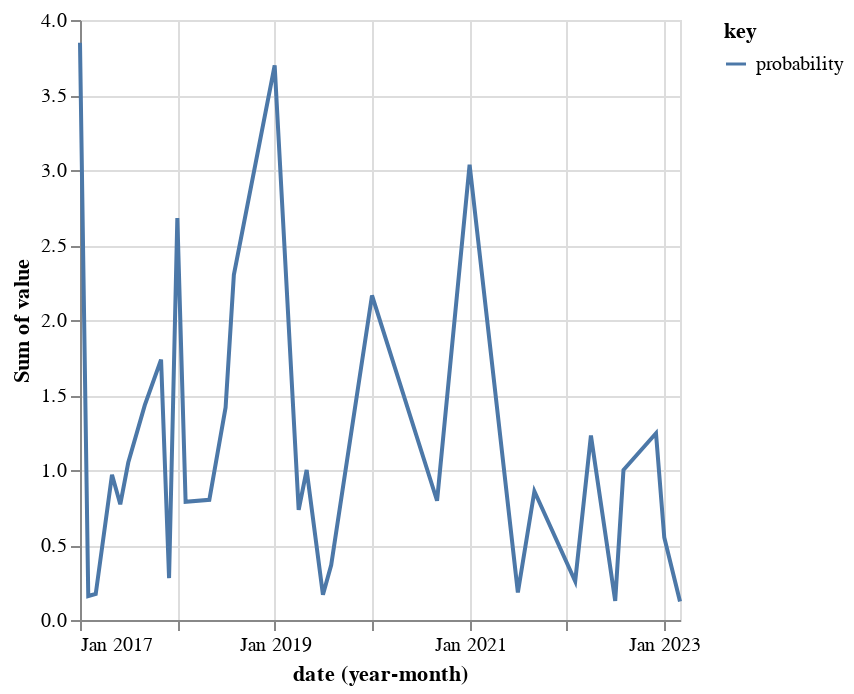

Write notebook code for a chart like this one.
### Code cell
alt.Chart(df_month_21).mark_line().transform_fold(
    ['probability']
).encode(
    x = 'yearmonth(date):T',
    y = 'sum(value):Q',
    color='key:N'
)

### Figure 1 — Vega-Lite specification as saved in the notebook (floating-point values rounded to 4 significant figures)
{"config": {"view": {"continuousWidth": 300, "continuousHeight": 300}}, "data": {"name": "data-46094b644ad68ce79de3406333b4af81"}, "mark": {"type": "line"}, "encoding": {"color": {"field": "key", "type": "nominal"}, "x": {"field": "date", "timeUnit": "yearmonth", "type": "temporal"}, "y": {"aggregate": "sum", "field": "value", "type": "quantitative"}}, "transform": [{"fold": ["probability"]}], "$schema": "https://vega.github.io/schema/vega-lite/v5.8.0.json", "datasets": {"data-46094b644ad68ce79de3406333b4af81": [{"cluster": 12, "probability": 0.7389, "publication_date": "2017-01-01", "date": "2017-01-01T00:00:00"}, {"cluster": 12, "probability": 0.8015, "publication_date": "2017-01-01", "date": "2017-01-01T00:00:00"}, {"cluster": 12, "probability": 0.8015, "publication_date": "2017-01-01", "date": "2017-01-01T00:00:00"}, {"cluster": 12, "probability": 0.5172, "publication_date": "2017-01-01", "date": "2017-01-01T00:00:00"}, {"cluster": 12, "probability": 0.712, "publication_date": "2017-01-01", "date": "2017-01-01T00:00:00"}, {"cluster": 12, "probability": 0.2772, "publication_date": "2017-01-01", "date": "2017-01-01T00:00:00"}, {"cluster": 12, "probability": 0.1598, "publication_date": "2017-02-06", "date": "2017-02-06T00:00:00"}, {"cluster": 12, "probability": 0.1733, "publication_date": "2017-03-16", "date": "2017-03-16T00:00:00"}, {"cluster": 12, "probability": 0.1665, "publication_date": "2017-05-01", "date": "2017-05-01T00:00:00"}, {"cluster": 12, "probability": 0.8015, "publication_date": "2017-05-28", "date": "2017-05-28T00:00:00"}, {"cluster": 12, "probability": 0.7715, "publication_date": "2017-06-30", "date": "2017-06-30T00:00:00"}, {"cluster": 12, "probability": 0.606, "publication_date": "2017-07-07", "date": "2017-07-07T00:00:00"}, {"cluster": 12, "probability": 0.4439, "publication_date": "2017-07-24", "date": "2017-07-24T00:00:00"}, {"cluster": 12, "probability": 0.5426, "publication_date": "2017-09-08", "date": "2017-09-08T00:00:00"}, {"cluster": 12, "probability": 0.8899, "publication_date": "2017-09-12", "date": "2017-09-12T00:00:00"}, {"cluster": 12, "probability": 1.0, "publication_date": "2017-11-10", "date": "2017-11-10T00:00:00"}, {"cluster": 12, "probability": 0.7362, "publication_date": "2017-11-30", "date": "2017-11-30T00:00:00"}, {"cluster": 12, "probability": 0.2791, "publication_date": "2017-12-01", "date": "2017-12-01T00:00:00"}, {"cluster": 12, "probability": 0.1776, "publication_date": "2018-01-01", "date": "2018-01-01T00:00:00"}, {"cluster": 12, "probability": 0.9567, "publication_date": "2018-01-01", "date": "2018-01-01T00:00:00"}, {"cluster": 12, "probability": 0.6342, "publication_date": "2018-01-01", "date": "2018-01-01T00:00:00"}, {"cluster": 12, "probability": 0.3208, "publication_date": "2018-01-01", "date": "2018-01-01T00:00:00"}, {"cluster": 12, "probability": 0.2131, "publication_date": "2018-01-01", "date": "2018-01-01T00:00:00"}, {"cluster": 12, "probability": 0.1404, "publication_date": "2018-01-01", "date": "2018-01-01T00:00:00"}, {"cluster": 12, "probability": 0.2366, "publication_date": "2018-01-01", "date": "2018-01-01T00:00:00"}, {"cluster": 12, "probability": 0.7878, "publication_date": "2018-02-01", "date": "2018-02-01T00:00:00"}, {"cluster": 12, "probability": 0.8015, "publication_date": "2018-05-30", "date": "2018-05-30T00:00:00"}, {"cluster": 12, "probability": 0.4172, "publication_date": "2018-07-01", "date": "2018-07-01T00:00:00"}, {"cluster": 12, "probability": 1.0, "publication_date": "2018-07-04", "date": "2018-07-04T00:00:00"}, {"cluster": 12, "probability": 1.0, "publication_date": "2018-08-22", "date": "2018-08-22T00:00:00"}, {"cluster": 12, "probability": 0.5944, "publication_date": "2018-08-22", "date": "2018-08-22T00:00:00"}, {"cluster": 12, "probability": 0.7066, "publication_date": "2018-08-31", "date": "2018-08-31T00:00:00"}, {"cluster": 12, "probability": 1.0, "publication_date": "2019-01-01", "date": "2019-01-01T00:00:00"}, {"cluster": 12, "probability": 0.2762, "publication_date": "2019-01-01", "date": "2019-01-01T00:00:00"}, {"cluster": 12, "probability": 0.5285, "publication_date": "2019-01-01", "date": "2019-01-01T00:00:00"}, {"cluster": 12, "probability": 1.0, "publication_date": "2019-01-01", "date": "2019-01-01T00:00:00"}, {"cluster": 12, "probability": 0.3626, "publication_date": "2019-01-02", "date": "2019-01-02T00:00:00"}, {"cluster": 12, "probability": 0.53, "publication_date": "2019-01-02", "date": "2019-01-02T00:00:00"}, {"cluster": 12, "probability": 0.4832, "publication_date": "2019-04-01", "date": "2019-04-01T00:00:00"}, {"cluster": 12, "probability": 0.2503, "publication_date": "2019-04-30", "date": "2019-04-30T00:00:00"}, {"cluster": 12, "probability": 1.0, "publication_date": "2019-05-15", "date": "2019-05-15T00:00:00"}, {"cluster": 12, "probability": 0.1682, "publication_date": "2019-07-01", "date": "2019-07-01T00:00:00"}, {"cluster": 12, "probability": 0.3667, "publication_date": "2019-08-15", "date": "2019-08-15T00:00:00"}, {"cluster": 12, "probability": 0.1598, "publication_date": "2020-01-01", "date": "2020-01-01T00:00:00"}, {"cluster": 12, "probability": 0.7024, "publication_date": "2020-01-01", "date": "2020-01-01T00:00:00"}, {"cluster": 12, "probability": 1.0, "publication_date": "2020-01-01", "date": "2020-01-01T00:00:00"}, {"cluster": 12, "probability": 0.3015, "publication_date": "2020-01-01", "date": "2020-01-01T00:00:00"}, {"cluster": 12, "probability": 0.795, "publication_date": "2020-09-01", "date": "2020-09-01T00:00:00"}, {"cluster": 12, "probability": 1.0, "publication_date": "2021-01-01", "date": "2021-01-01T00:00:00"}, {"cluster": 12, "probability": 0.7024, "publication_date": "2021-01-01", "date": "2021-01-01T00:00:00"}, {"cluster": 12, "probability": 1.0, "publication_date": "2021-01-02", "date": "2021-01-02T00:00:00"}, {"cluster": 12, "probability": 0.3335, "publication_date": "2021-01-19", "date": "2021-01-19T00:00:00"}, {"cluster": 12, "probability": 0.1833, "publication_date": "2021-07-05", "date": "2021-07-05T00:00:00"}, {"cluster": 12, "probability": 0.8581, "publication_date": "2021-09-23", "date": "2021-09-23T00:00:00"}, {"cluster": 12, "probability": 0.2579, "publication_date": "2022-02-25", "date": "2022-02-25T00:00:00"}, {"cluster": 12, "probability": 0.8779, "publication_date": "2022-04-10", "date": "2022-04-10T00:00:00"}, {"cluster": 12, "probability": 0.2202, "publication_date": "2022-04-10", "date": "2022-04-10T00:00:00"}, {"cluster": 12, "probability": 0.132, "publication_date": "2022-04-22", "date": "2022-04-22T00:00:00"}, {"cluster": 12, "probability": 0.1272, "publication_date": "2022-07-01", "date": "2022-07-01T00:00:00"}, {"cluster": 12, "probability": 1.0, "publication_date": "2022-08-09", "date": "2022-08-09T00:00:00"}, {"cluster": 12, "probability": 0.4962, "publication_date": "2022-12-01", "date": "2022-12-01T00:00:00"}, {"cluster": 12, "probability": 0.7486, "publication_date": "2022-12-21", "date": "2022-12-21T00:00:00"}, {"cluster": 12, "probability": 0.5506, "publication_date": "2023-01-01", "date": "2023-01-01T00:00:00"}, {"cluster": 12, "probability": 0.1227, "publication_date": "2023-03-04", "date": "2023-03-04T00:00:00"}]}}
